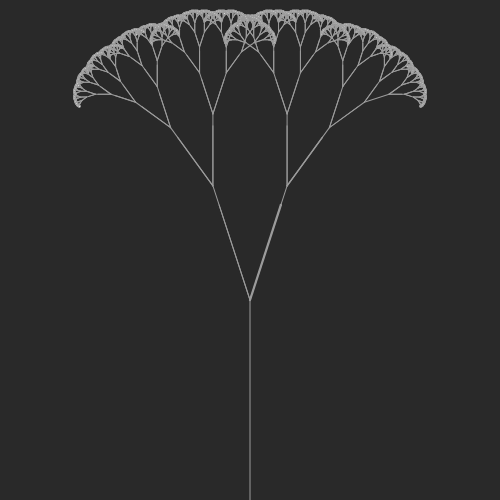
Frame 1 (no input)
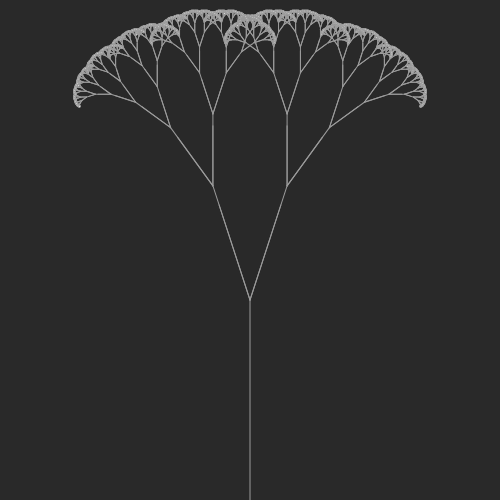
Frame 60 (no input)
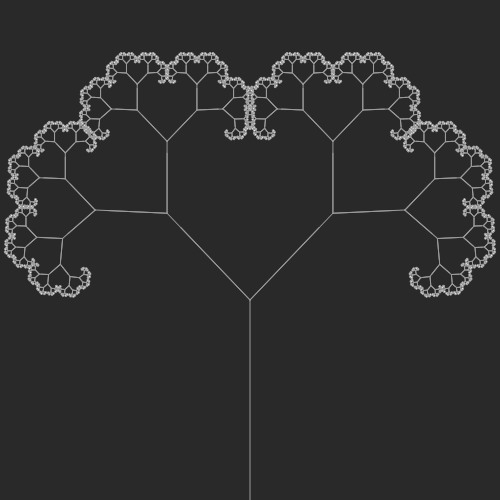
Frame 120 (the mouse pressed at the canvas centre since frame 60)

The p5.js sketch that drew these frames (run headless with seeded random() and noise() and a simulated clock; from frame 60 on, the mouse is pressed at the canvas centre):

// p5.js sketch
// ── sketch.js
var factor = 0.6;
var x = 10;
var iter = 0;
//var y = 50;
function setup() {
  createCanvas(500,500);
  stroke(155);
  strokeWeight(2);
  }

function draw() {
  background(41);
  rectMode(CENTER);
  translate(width/2,height);
  branch(-0.4*height);
  }

function branch(y) {
  //y = map(mouseY,600,0,0.5*y,1.2*y);
  iter++;
  strokeWeight(1);
  angle=map(mouseX,0,700,0.1*PI,0.5*PI);
  line(0,0,0,y);

  translate(0,y);
  push();
  rotate(angle);
  strokeWeight(map(iter,4,0,0,3));
  line(0,0,0,y/2);
  if(abs(y)>2){
      branch(0.6*y);
    }
  pop();

  push();
  rotate(-angle);
  line(0,0,0,y/2);
  if(abs(y)>2){
      branch(0.6*y);
    }
  if(abs(y)<2){
    ellipse(0,0,2,2);
  }
  pop();
}
